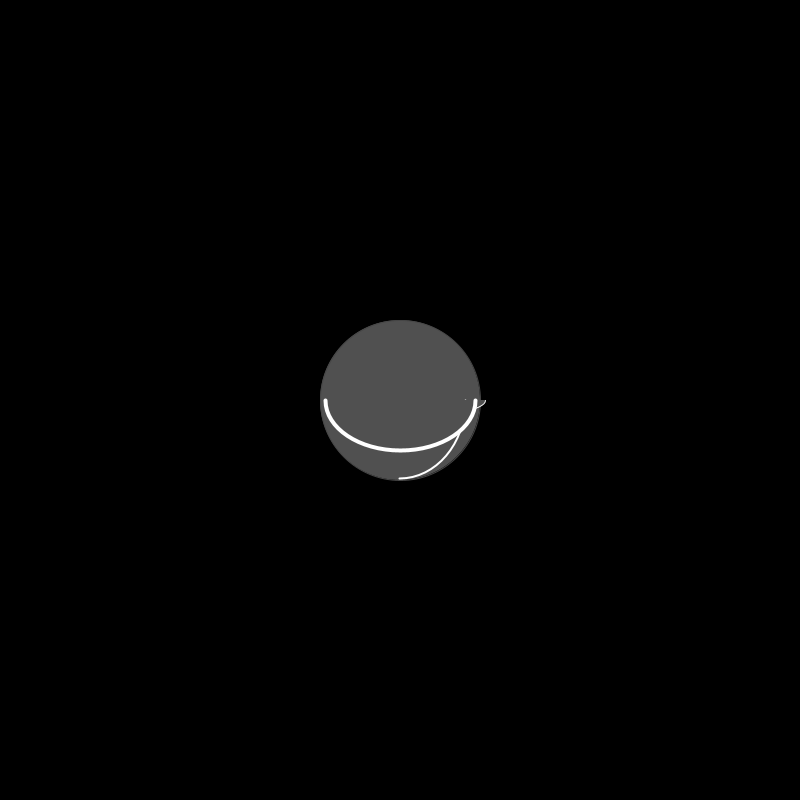
Frame 1 (no input)
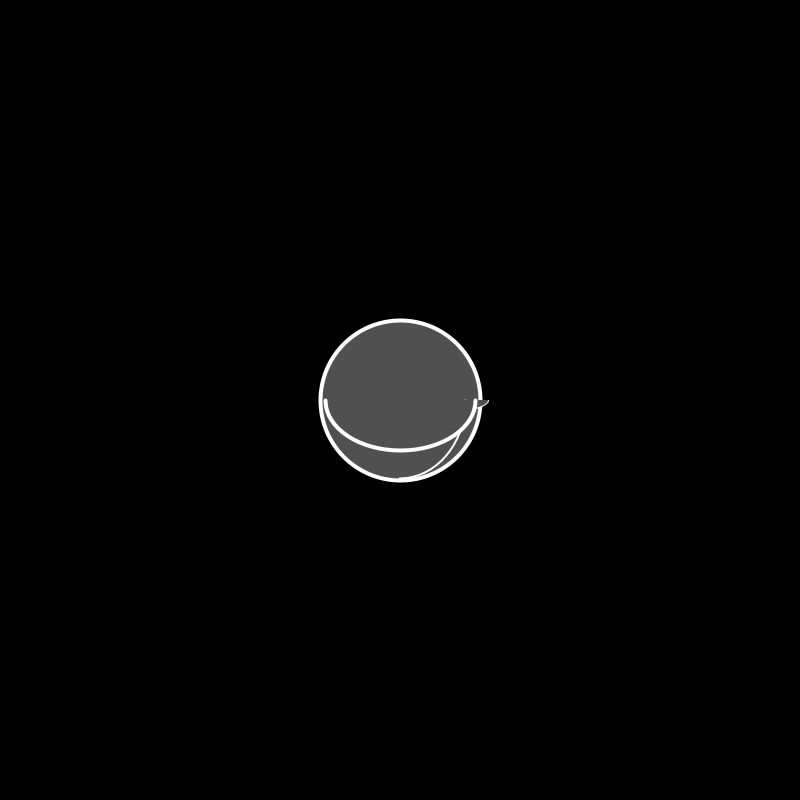
Frame 60 (the mouse pressed at the canvas centre just before this capture)
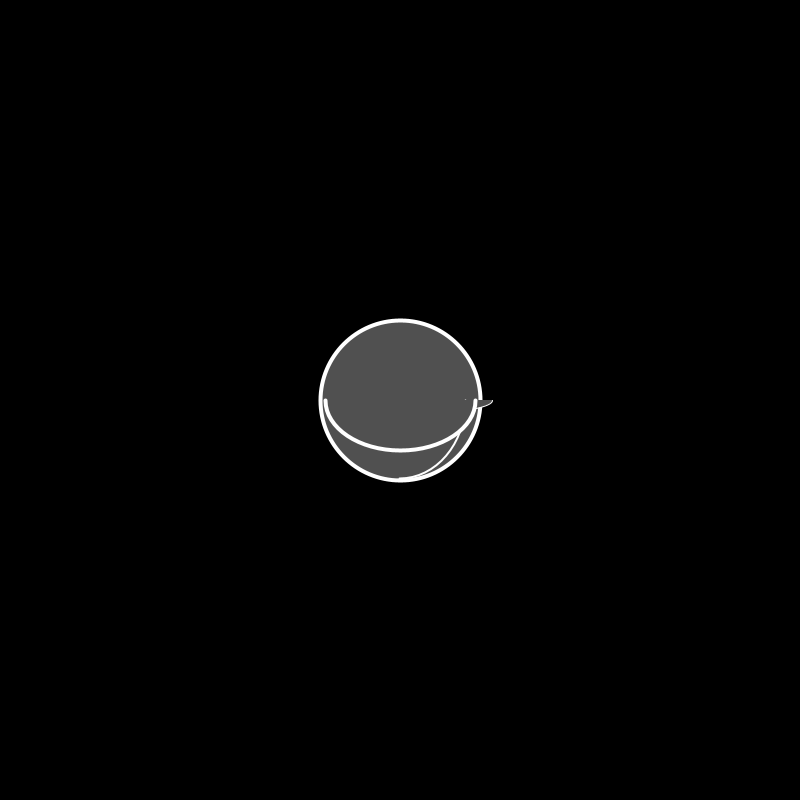
Frame 120 (the mouse held since frame 60 and released just before this capture)

The Processing sketch that drew these frames (run headless with seeded random() and noise(); from frame 60 on, the mouse is pressed at the canvas centre):

// Processing sketch: processing_169657
// ── processing_169657.pde

// example code http://processingjs.org/learning/basic/clock/  by Casey Reas and Ben Fry

void setup() {

  size(800,800);

  stroke(70);

  smooth();

}

void draw() {

  background(0);

  fill(80);

 




  ellipse(width/2, height/2, 160, 160);
 
   
  

  float s = map(second(), 0, 60, 0, TWO_PI) - HALF_PI;

  float m = map(minute(), 0, 60, 0, TWO_PI) - HALF_PI;

  float h = map(hour() % 12, 0, 12, 0, TWO_PI) - HALF_PI;

  stroke(255);

  strokeWeight(1);
arc(width/2, height/2,cos(s) * 72 + 200, sin(s) * 72 + 100, 0, QUARTER_PI);


  strokeWeight(2);
arc(width/2, height/2, cos(m) * 60 + 150, sin(m) * 60 + 100, 0, HALF_PI);
 
  strokeWeight(4);
arc(width/2, height/2, cos(h) * 50 + 100, sin(h) * 50 + 100, 0, PI);
 
}


  
  
   
 
